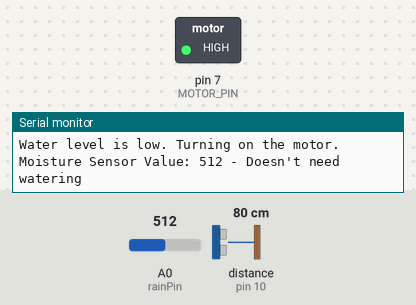
Simulated run of this sketch. Board: Arduino Uno, built with avr-gcc and run on an emulated ATmega328P. Shown: switched loads named in the sketch (green lamp = pin HIGH), the last lines printed to the serial monitor. Wiring (inferred from the names in the program): ultrasonic range finder: trigger pin 9; echo pin 10. The inputs (shaded band) are chosen by the test bench; at power-on: distance to the obstacle (sensor on pin 10) 80 cm, A0 (rainPin) = 512. The echo pulse lasts 58.3 µs per cm; pins used as bus, display or sensor lines are not drawn.

Above: at 1.3 s.
1.4 s: distance to the obstacle (sensor on pin 10) set to 55 cm
2.9 s: distance to the obstacle (sensor on pin 10) set to 48 cm
At 3.7 s:
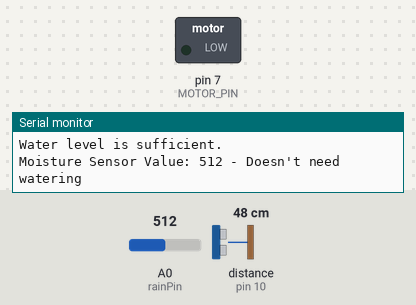
Timing chart, 0 to 5.9 s (numbered marks = the images above; inputs shaded):
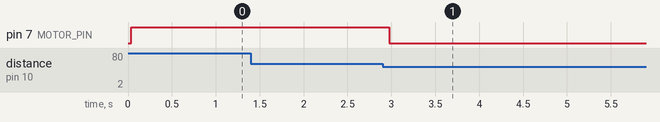

Measured:
- the behaviour switches between 51 and 50 cm on distance to the obstacle (sensor on pin 10) (found by bisection; images 0 and 1)
- after the input at 2.9 s, pin 7 (MOTOR_PIN): HIGH → LOW after 0.07 s

The sketch:

demo.ino
```cpp
#define TRIG_PIN 9
#define ECHO_PIN 10
#define MOTOR_PIN 7
int rainPin = A0;
int thresholdValue = 800;
float criticalValue = 200.0; // Critical tank value in cm

void setup() {
    Serial.begin(9600);
    pinMode(TRIG_PIN, OUTPUT);
    pinMode(ECHO_PIN, INPUT);
    pinMode(rainPin, INPUT);
    pinMode(MOTOR_PIN, OUTPUT);
}

void loop() {
    // Ultrasonic sensor section
    digitalWrite(TRIG_PIN, LOW);
    delayMicroseconds(2);
    digitalWrite(TRIG_PIN, HIGH);
    delayMicroseconds(10);
    digitalWrite(TRIG_PIN, LOW);
    long duration = pulseIn(ECHO_PIN, HIGH);
    float distanceToWater = duration * 0.034 / 2;
    float waterLevel = criticalValue - distanceToWater; // Calculate the water level
    Serial.print("Distance to Water: ");
    Serial.print(distanceToWater);
    Serial.println(" cm");
    Serial.print("Water Level: ");
    Serial.print(waterLevel);
    Serial.println(" cm");

    // Check the water level
    if (distanceToWater > 50.0) {
        Serial.println("Water level is low. Turning on the motor.");
        digitalWrite(MOTOR_PIN, HIGH); // Turn on the motor to fill the tank
    } else {
        Serial.println("Water level is sufficient.");
        digitalWrite(MOTOR_PIN, LOW); // Turn off the motor
    }

    // Rain sensor section
    int sensorValue = analogRead(rainPin);
    Serial.print("Moisture Sensor Value: ");
    Serial.print(sensorValue);
    if (sensorValue < thresholdValue) {
        Serial.println(" - Doesn't need watering");
    } else {
        Serial.println(" - Time to water your plant");
    }

    // Delay to avoid flooding the serial monitor
    delay(500);
}
```
